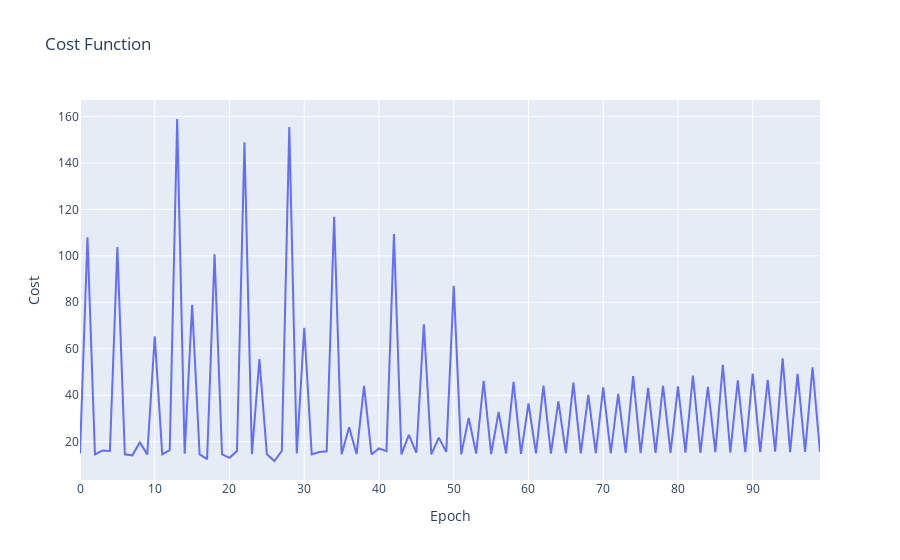

Write notebook code for a chart like this one.
### Markdown cell above
<span style="font-size:36px;">Use LogisticRegression without normalize</span>

### Code cell
algorithm_not_normalized = LogisticRegression(isNormalize=False)

w_best, b_best, train_history = algorithm_not_normalized.train(
    X_train, y_train, weights, bias, learning_rate=0.001, iterations=100
)

y_predict = algorithm_not_normalized.model(X_train, w_best, b_best)
y_class = algorithm_not_normalized.classify(X_train, w_best, b_best)
accuracy = algorithm_not_normalized.accuracy(y_predict, y_train)

print(f"Train Accuracy: {accuracy}")

y_train_sample = y_train[:5]
y_predict_sample = y_predict[:5]
y_class_sample = y_class[:5]

df = pd.DataFrame(
    {
        "y_train": y_train_sample.flatten(),
        "y_class": y_class_sample.flatten(),
        "y_predict": y_predict_sample.flatten(),
    }
)
print(df)
print()


y_predict = algorithm_not_normalized.model(X_test, w_best, b_best)
y_class = algorithm_not_normalized.classify(X_test, w_best, b_best)
accuracy = algorithm_not_normalized.accuracy(y_predict, y_test)

print(f"Test Accuracy: {accuracy}")

y_test_sample = y_test[:5]
y_predict_sample = y_predict[:5]
y_class_sample = y_class[:5]

df = pd.DataFrame(
    {
        "y_test": y_test_sample.flatten(),
        "y_class": y_class_sample.flatten(),
        "y_predict": y_predict_sample.flatten(),
    }
)
print(df)

w_history, b_history, cost_history = train_history
fig = px.line(
    x=range(len(cost_history)),
    y=cost_history,
    title="Cost Function",
    labels={"x": "Epoch", "y": "Cost"},
)
fig.show()

### Figure 1 — Plotly figure (JSON) as saved in the notebook; plotly's stock layout.template omitted (floating-point values rounded to 4 significant figures)
{"data": [{"hovertemplate": "Epoch=%{x}<br>Cost=%{y}<extra></extra>", "legendgroup": "", "line": {"color": "#636efa", "dash": "solid"}, "marker": {"symbol": "circle"}, "mode": "lines", "name": "", "orientation": "v", "showlegend": false, "type": "scatter", "x": [0, 1, 2, 3, 4, 5, 6, 7, 8, 9, 10, 11, 12, 13, 14, 15, 16, 17, 18, 19, 20, 21, 22, 23, 24, 25, 26, 27, 28, 29, 30, 31, 32, 33, 34, 35, 36, 37, 38, 39, 40, 41, 42, 43, 44, 45, 46, 47, 48, 49, 50, 51, 52, 53, 54, 55, 56, 57, 58, 59, 60, 61, 62, 63, 64, 65, 66, 67, 68, 69, 70, 71, 72, 73, 74, 75, 76, 77, 78, 79, 80, 81, 82, 83, 84, 85, 86, 87, 88, 89, 90, 91, 92, 93, 94, 95, 96, 97, 98, 99], "xaxis": "x", "y": [14.9, 108.0, 14.54, 16.18, 15.98, 103.7, 14.54, 14.13, 19.68, 14.54, 65.35, 14.54, 16.38, 158.9, 14.78, 78.91, 14.54, 12.45, 100.6, 14.54, 13.05, 15.98, 148.9, 14.63, 55.5, 14.54, 11.68, 16.06, 155.4, 14.93, 69.07, 14.54, 15.56, 15.87, 116.8, 14.54, 26.18, 14.67, 44.02, 14.54, 17.08, 15.92, 109.3, 14.54, 22.94, 15.21, 70.56, 14.54, 21.74, 15.62, 87.15, 14.54, 30.26, 14.89, 46.23, 14.67, 32.75, 14.92, 45.73, 14.77, 36.43, 14.93, 44.09, 14.83, 37.36, 15.05, 45.38, 14.91, 40.13, 15.05, 43.38, 15.01, 40.53, 15.2, 48.26, 15.11, 43.13, 15.15, 44.01, 15.17, 43.77, 15.29, 48.49, 15.2, 43.64, 15.5, 53.11, 15.36, 46.43, 15.49, 49.31, 15.45, 46.62, 15.68, 55.9, 15.53, 49.16, 15.64, 52.02, 15.57], "yaxis": "y"}], "layout": {"legend": {"tracegroupgap": 0}, "title": {"text": "Cost Function"}, "xaxis": {"anchor": "y", "domain": [0, 1], "title": {"text": "Epoch"}}, "yaxis": {"anchor": "x", "domain": [0, 1], "title": {"text": "Cost"}}}}
